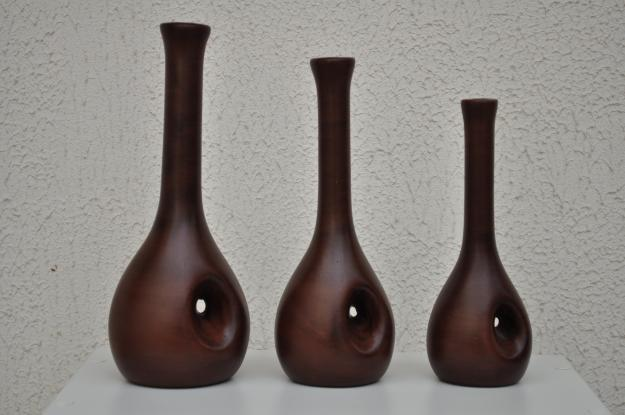
#> input picture 36/image.jpg, 625 x 415 px
$ python main.py
#> lines starting #> are read from the running program, lines starting #| are printed output that depends on the picture; after the words box and inside, x2 and y2 are one past the last pixel; in counts of white or black regions, pixels touching at a corner belong together
import cv2
import numpy as np

image = cv2.imread('image.jpg')
#> image is the input picture: shape (415, 625, 3); mean B, G, R 128.5, 132.5, 137.6
grayscale = cv2.cvtColor(image, cv2.COLOR_RGB2GRAY)
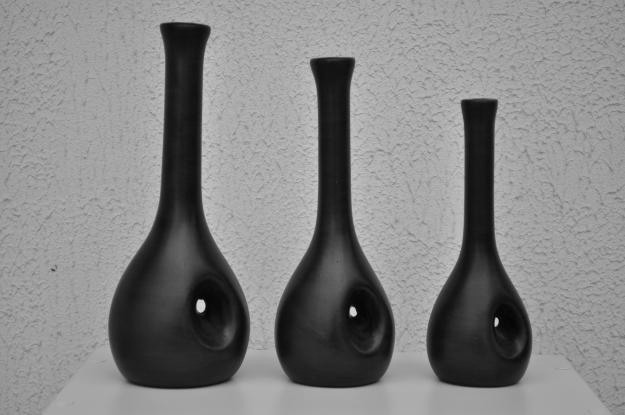
#> grayscale: shape (415, 625); min 0, max 224, mean 132.1
cv2.imshow('grayscale', grayscale)
ret, threshold_image = cv2.threshold(grayscale, 0, 255, cv2.THRESH_BINARY_INV+cv2.THRESH_OTSU)
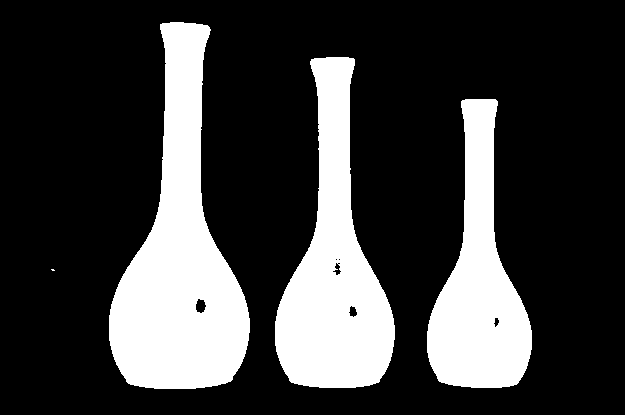
#> threshold_image: shape (415, 625); 24.2% white; 4 white regions (1 under 20 px), largest, box (x1, y1, x2, y2) and area: (109, 22, 250, 389) 26543, (275, 57, 395, 388) 20342, (427, 99, 532, 388) 15863
#> ret = 100
cv2.imshow('threshhold', threshold_image)

kernel = np.ones((5,5),np.uint8)
for i in range(7):
    erode = cv2.erode(threshold_image, kernel,iterations=i)
    cv2.imshow('Dilatação' + str([i]), erode)
    cv2.waitKey(1000)
#> this loop made 7 passes
#> pass 2, `erode = cv2.erode(threshold_image, kernel,iterations=i)`:
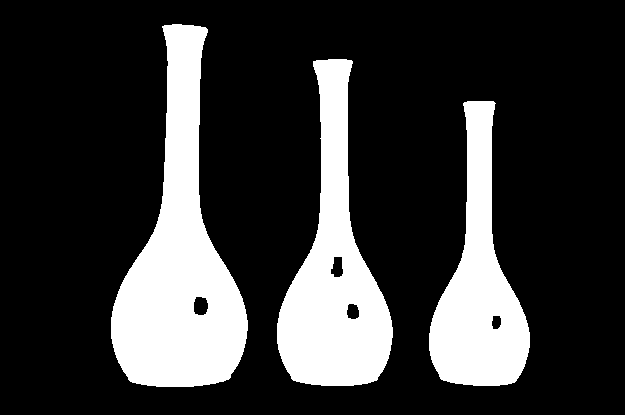
#> erode: shape (415, 625); 21.9% white; 3 white regions, box (x1, y1, x2, y2) and area: (111, 24, 248, 387) 24348, (277, 59, 393, 386) 18255, (429, 101, 530, 386) 14199
#> pass 3, `erode = cv2.erode(threshold_image, kernel,iterations=i)`:
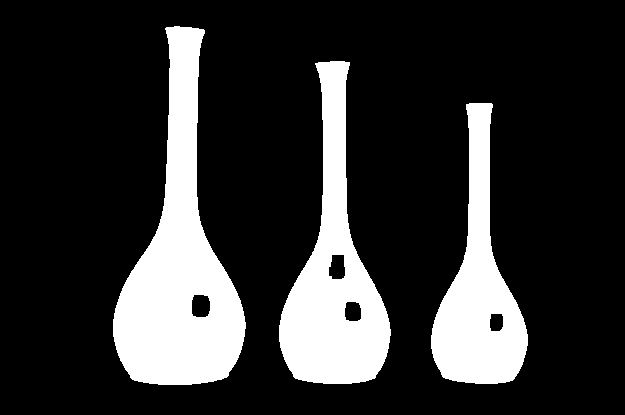
#> erode: shape (415, 625); 19.6% white; 3 white regions, box (x1, y1, x2, y2) and area: (113, 26, 246, 385) 22162, (279, 61, 391, 384) 16179, (431, 103, 528, 384) 12539
